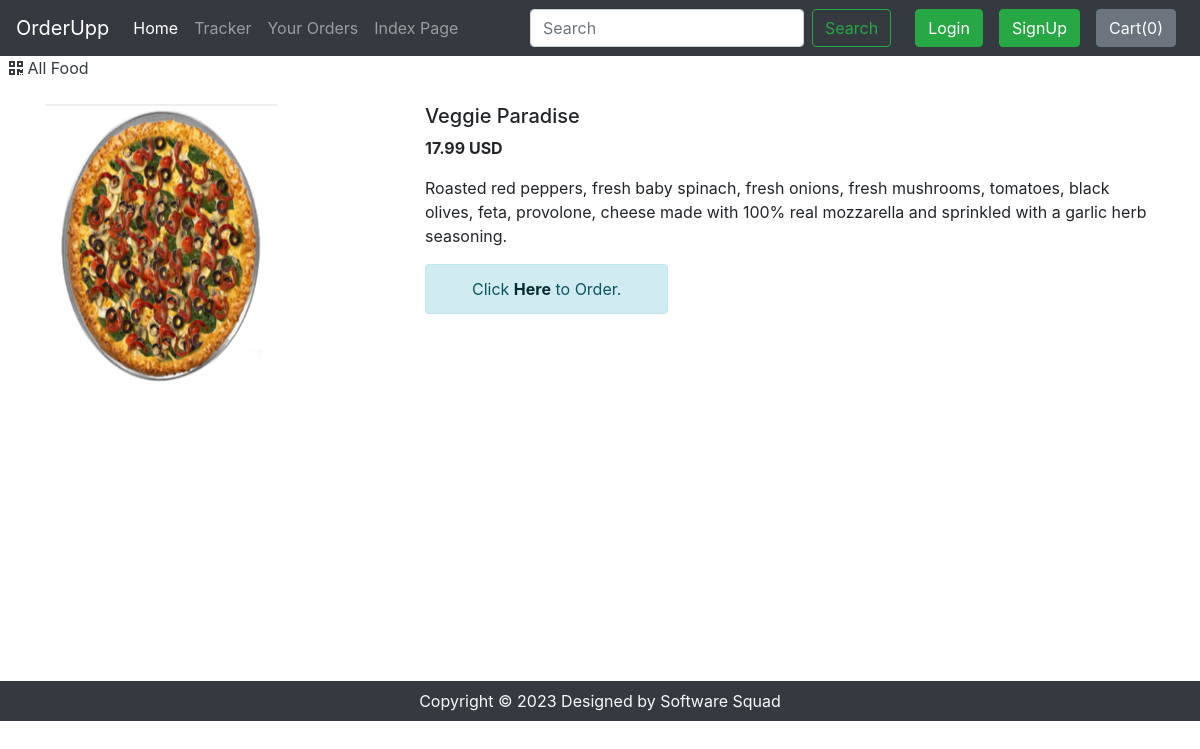
/shop/productView/80, run on the app's committed database.
### shop/models.py (models this page shows, shortened)
class Product(models.Model):
    product_id = models.AutoField
    product_name = models.CharField(max_length=50)
    category = models.CharField(max_length=50, default="")
    subcategory = models.CharField(max_length=50, default="")
    price = models.DecimalField(max_digits=10, decimal_places=2, default=0.0)
    desc = models.CharField(max_length=200)
    pub_date = models.DateField()
    image = models.ImageField(upload_to="shop/images", default="")

### shop/views.py (the view)
# urls.py: path('productView/<int:myid>', views.productView, name="productView"),
def productView(request, myid):
    product = Product.objects.filter(id=myid)
    return render(request, 'shop/prodView.html', {'product': product[0]})

### shop/templates/shop/prodView.html (shortened to what this page needs)
{% extends 'shop/basic.html' %}
{% block body %}
<div>&nbsp;
    <a href="/shop" class="active text-dark">
      <i class="fas fa-qrcode"></i>
      <span>All Food</span>
    </a>
</div>
<div class="container my-4" id="cont">
    <div class="row">
    <div class="col-md-4">
        <img src="/media/{{product.image}}" width="233px" height="300px">
    </div>
    <div class="col-md-8">
        <h5>{{product.product_name}}</h5>
        <p><b>{{product.price}} USD</b></p>
        <p>{{product.desc}}</p>
        <div class='alert alert-info col-md-4 col-md-offset-4'>
            <center>Click <a href='/shop/search/?search={{product.product_name}}' class='alert-link'>Here</a> to Order.</center>
        </div>
    </div>
    </div>
</div>
{% endblock %}

### data on the page
Product: image (picture), product_name "Veggie Paradise", price "17.99", desc "Roasted red peppers, fresh baby spinach, fresh onions, fresh mushrooms, tomatoes, black olives, feta, provolone, cheese made with 100% real mozzarella and sprinkled with a garlic herb seasoning."
